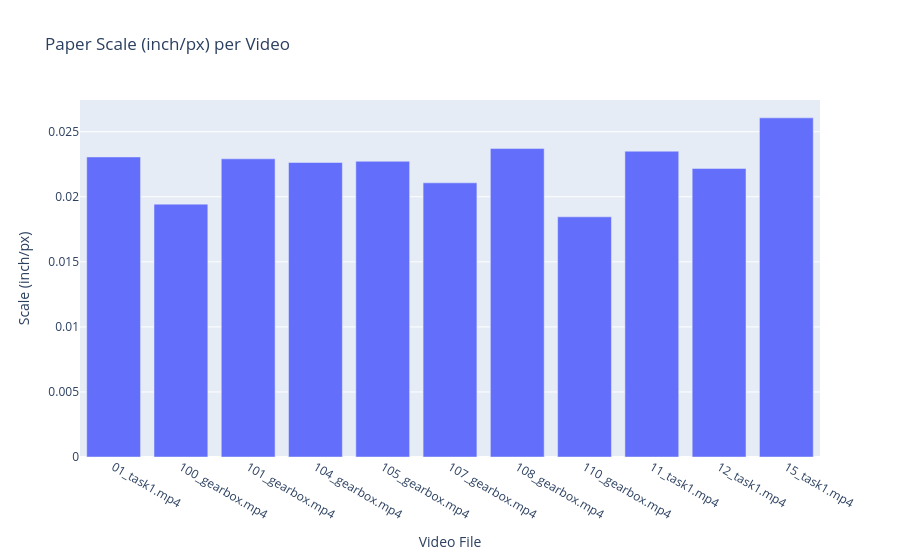

The code cell stored with this chart in its notebook:
### Code cell
#!/usr/bin/env python
# coding: utf-8

import os
import cv2
import numpy as np
import pandas as pd
import plotly.express as px
from IPython.display import display
import matplotlib.pyplot as plt

# -----------------------------------------------------------------------------
# Parameters
# -----------------------------------------------------------------------------

# Directory containing your videos
VIDEO_DIR = "Davis_Data_Processed_16Jan25"

# Output CSV file
OUTPUT_CSV = "Video_Paper_Scale_Experts.csv"

# Real-world dimension to map to (inches)
REAL_PAPER_LENGTH_INCHES = 11.0

# Color threshold parameters (HSV) for yellow detection
# You'll need to tune these to match your video conditions.
YELLOW_LOWER = (20, 100, 100)   # Lower bound of HSV for "yellow"
YELLOW_UPPER = (40, 255, 255)   # Upper bound of HSV for "yellow"

# Minimum area threshold (in pixels) to filter out small noise
MIN_AREA = 500

# -----------------------------------------------------------------------------
# Helper Function: Extract First Frame of a Video
# -----------------------------------------------------------------------------
def get_first_frame(video_path):
    """Return the first frame of the given video as a BGR numpy array."""
    cap = cv2.VideoCapture(video_path)
    success, frame = cap.read()
    cap.release()
    if not success:
        raise ValueError(f"Could not read first frame from {video_path}")
    return frame

# -----------------------------------------------------------------------------
# Helper Function: Detect Yellow Paper
# -----------------------------------------------------------------------------
def detect_yellow_paper(frame_bgr):
    """
    Detect the largest bounding box in the frame that meets a certain yellow
    color threshold in HSV. Returns (x, y, w, h) of the bounding box or None if not found.
    """
    # Convert from BGR to HSV
    frame_hsv = cv2.cvtColor(frame_bgr, cv2.COLOR_BGR2HSV)

    # Threshold for yellow color
    mask = cv2.inRange(frame_hsv, YELLOW_LOWER, YELLOW_UPPER)

    # Optional: morphological operations to reduce noise
    kernel = cv2.getStructuringElement(cv2.MORPH_RECT, (5, 5))
    mask = cv2.morphologyEx(mask, cv2.MORPH_CLOSE, kernel)
    mask = cv2.morphologyEx(mask, cv2.MORPH_OPEN, kernel)

    # Find contours
    contours, _ = cv2.findContours(mask, cv2.RETR_EXTERNAL, cv2.CHAIN_APPROX_SIMPLE)

    if not contours:
        return None

    # Find the largest contour by area
    max_contour = None
    max_area = 0
    for cnt in contours:
        area = cv2.contourArea(cnt)
        if area > max_area:
            max_area = area
            max_contour = cnt

    if max_contour is None or max_area < MIN_AREA:
        return None

    # Get bounding box of the largest contour
    x, y, w, h = cv2.boundingRect(max_contour)
    return (x, y, w, h)

# -----------------------------------------------------------------------------
# Main Processing Loop
# -----------------------------------------------------------------------------
def generate_paper_scales(video_dir=VIDEO_DIR, output_csv=OUTPUT_CSV):
    """
    For each video in `video_dir`, detect the bounding box of the yellow paper 
    in the first frame, confirm with user, and map the largest dimension of that
    bounding box to 11" to generate a scale. Output results to a CSV.
    """
    results = []
    
    # List all files in VIDEO_DIR (filter for typical video extensions)
    valid_extensions = (".mp4", ".mov", ".avi", ".mkv")
    video_files = [f for f in os.listdir(video_dir) if f.lower().endswith(valid_extensions)]
    video_files.sort()  # optional sorting

    for vid_name in video_files:
        video_path = os.path.join(video_dir, vid_name)
        
        print(f"\nProcessing video: {vid_name}")
        
        # 1. Read the first frame
        frame = get_first_frame(video_path)

        # 2. Detect bounding box for the yellow paper
        bbox = detect_yellow_paper(frame)
        if bbox is None:
            print("Warning: Could not detect yellow paper in this video.")
            # Append a row indicating no detection
            results.append({
                "video_filename": vid_name,
                "paper_length_px": None,
                "scale_inch_per_px": None
            })
            continue

        x, y, w, h = bbox
        
        # 3. Draw bounding box on a copy of the frame for preview
        preview_frame = frame.copy()
        cv2.rectangle(preview_frame, (x, y), (x + w, y + h), (0, 0, 255), 2)

        # Convert the preview_frame to RGB for inline display with matplotlib
        preview_rgb = cv2.cvtColor(preview_frame, cv2.COLOR_BGR2RGB)
        
        # Show the frame with bounding box inline (not interactive) to confirm
        plt.figure(figsize=(8, 6))
        plt.title(f"BBox Preview for {vid_name}")
        plt.imshow(preview_rgb)
        plt.axis('off')
        plt.show()

        # 4. Manual confirmation in Jupyter (blocking input)
        user_input = input("Confirm bounding box? (y/n): ").strip().lower()
        if user_input != 'y':
            print("Skipping this video as user did not confirm bounding box.")
            results.append({
                "video_filename": vid_name,
                "paper_length_px": None,
                "scale_inch_per_px": None
            })
            continue
        
        # 5. Get the dimension that we consider the "length"
        #    We'll assume the longest side of the bounding box is the "paper length"
        paper_length_px = max(w, h)
        
        # 6. Map that length to 11 inches => scale factor
        #    scale_inch_per_px = 11 / paper_length_px
        scale_inch_per_px = REAL_PAPER_LENGTH_INCHES / paper_length_px

        # 7. Store the results
        results.append({
            "video_filename": vid_name,
            "paper_length_px": paper_length_px,
            "scale_inch_per_px": scale_inch_per_px
        })

    # -----------------------------------------------------------------------------
    # Create a DataFrame and Save to CSV
    # -----------------------------------------------------------------------------
    df = pd.DataFrame(results)
    df.to_csv(output_csv, index=False)
    print(f"\nScale results saved to: {output_csv}")

    return df

# -----------------------------------------------------------------------------
# Run the main function
# -----------------------------------------------------------------------------
if __name__ == "__main__":
    df_scales = generate_paper_scales()
    display(df_scales)

    # Optional: quick Plotly chart of scale_inch_per_px across videos
    fig = px.bar(
        df_scales.dropna(), 
        x="video_filename", 
        y="scale_inch_per_px", 
        title="Paper Scale (inch/px) per Video",
        labels={"video_filename": "Video File", "scale_inch_per_px": "Scale (inch/px)"}
    )
    fig.show()

    # You can also save this Plotly figure as an interactive HTML:
    fig.write_html("paper_scale_plot.html")
    print("Interactive scale plot saved to 'paper_scale_plot.html'.")

### Figure 1 — Plotly figure (JSON) as saved in the notebook; plotly's stock layout.template omitted (floating-point values rounded to 4 significant figures)
{"data": [{"alignmentgroup": "True", "hovertemplate": "Video File=%{x}<br>Scale (inch/px)=%{y}<extra></extra>", "legendgroup": "", "marker": {"color": "#636efa", "pattern": {"shape": ""}}, "name": "", "offsetgroup": "", "orientation": "v", "showlegend": false, "textposition": "auto", "type": "bar", "x": ["01_task1.mp4", "100_gearbox.mp4", "101_gearbox.mp4", "104_gearbox.mp4", "105_gearbox.mp4", "107_gearbox.mp4", "108_gearbox.mp4", "110_gearbox.mp4", "11_task1.mp4", "12_task1.mp4", "15_task1.mp4"], "xaxis": "x", "y": [0.02306, 0.01943, 0.02292, 0.02263, 0.02273, 0.02107, 0.02371, 0.01846, 0.0235, 0.02218, 0.02607], "yaxis": "y"}], "layout": {"barmode": "relative", "legend": {"tracegroupgap": 0}, "title": {"text": "Paper Scale (inch/px) per Video"}, "xaxis": {"anchor": "y", "domain": [0, 1], "title": {"text": "Video File"}}, "yaxis": {"anchor": "x", "domain": [0, 1], "title": {"text": "Scale (inch/px)"}}}}
